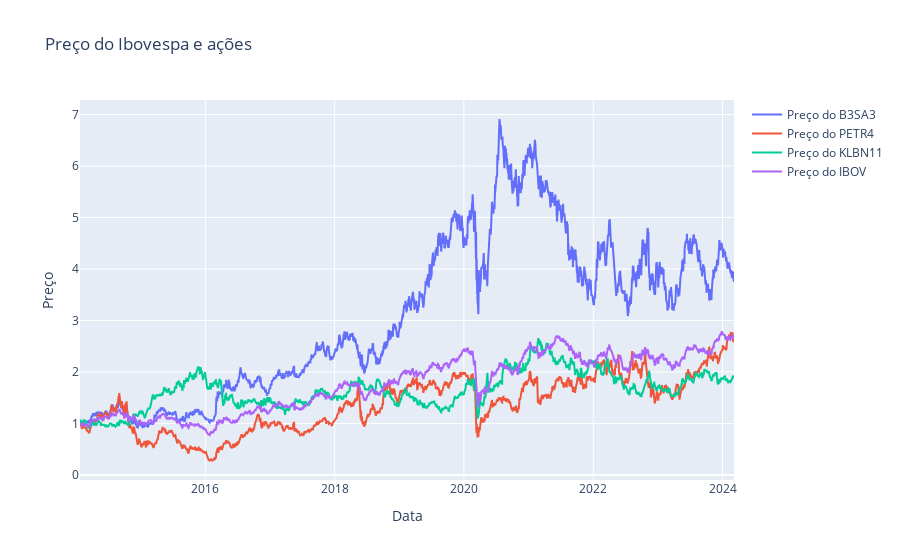

This figure's notebook cell:
### Code cell
# Cria um gráfico de linha usando o Plotly
fig = go.Figure()
for acoes in acoes_df.columns:
#fig.add_trace(go.Scatter(x=acoes_df.index, y=acoes_df['IBOV'], mode='lines', name='Preço do Ibovespa'))
#fig.add_trace(go.Scatter(x=acoes_df.index, y=acoes_df['B3SA3'], mode='lines', name='Preço do B3SA3'))
    fig.add_trace(go.Scatter(x=acoes_df_normalized.index, y=acoes_df_normalized[acoes], mode='lines', name=f'Preço do {acoes}'))

# Configura o layout do gráfico
fig.update_layout(
    title='Preço do Ibovespa e ações',
    xaxis_title='Data',
    yaxis_title='Preço',
    showlegend=True
)

# Exibe o gráfico
fig.show()

### Figure 1 — Plotly figure (JSON) as saved in the notebook; plotly's stock layout.template omitted (floating-point values rounded to 4 significant figures; data arrays with more than 128 entries replaced by an {"elided": "..."} marker saying what was removed)
{"data": [{"mode": "lines", "name": "Preço do B3SA3", "type": "scatter", "x": {"elided": "2506 str values"}, "y": {"elided": "2506 float values"}}, {"mode": "lines", "name": "Preço do PETR4", "type": "scatter", "x": {"elided": "2506 str values"}, "y": {"elided": "2506 float values"}}, {"mode": "lines", "name": "Preço do KLBN11", "type": "scatter", "x": {"elided": "2506 str values"}, "y": {"elided": "2506 float values"}}, {"mode": "lines", "name": "Preço do IBOV", "type": "scatter", "x": {"elided": "2506 str values"}, "y": {"elided": "2506 float values"}}], "layout": {"showlegend": true, "title": {"text": "Preço do Ibovespa e ações"}, "xaxis": {"title": {"text": "Data"}}, "yaxis": {"title": {"text": "Preço"}}}}
